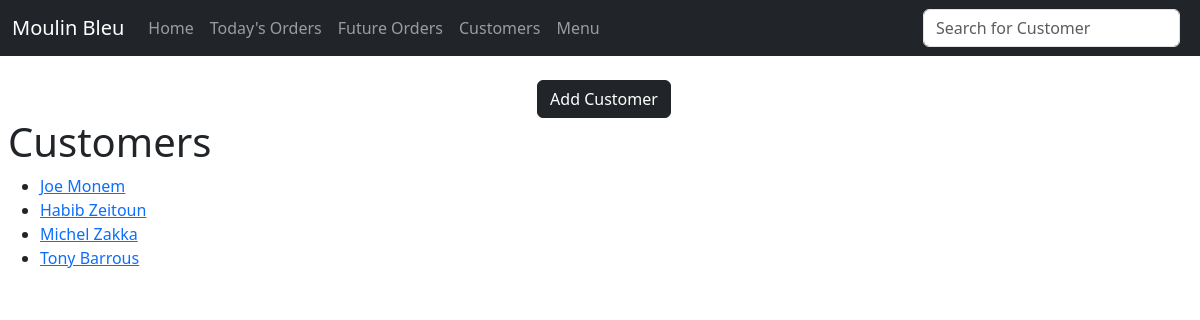
Page /customers on the committed database.
### mainapp/models.py (models this page shows, shortened)
class Customer(models.Model):
    name = models.CharField(max_length=255)
    phone_number = models.CharField(max_length=255)
    location = models.CharField(max_length=255)
    date_added = models.DateField(default=timezone.now)

### mainapp/views.py (the view)
# urls.py: path("customers", CustomersView.as_view(), name="customers"),
class CustomersView(ListView):
    model = Customer
    template_name = "customers.html"
    context_object_name = "customers"

### mainapp/templates/customers.html
{% extends 'base.html' %}
{%block content %}
<br>
<div style="text-align: center;">
    <a href="{% url 'add_customer' %}">
        <button class="btn btn-dark">Add Customer</button>
    </a>
</div>
<h1>Customers</h1>
<ul>
    {% for customer in customers %}
    <li>
        <a href="{%url 'customer_details' customer.pk %}"> {{customer.name}} </a>
        <br>
    </li>
    {% endfor %}
</ul>
{% endblock %}

### rows in the picture
Customer: name "Joe Monem"
Customer: name "Habib Zeitoun"
Customer: name "Michel Zakka"
Customer: name "Tony Barrous"
